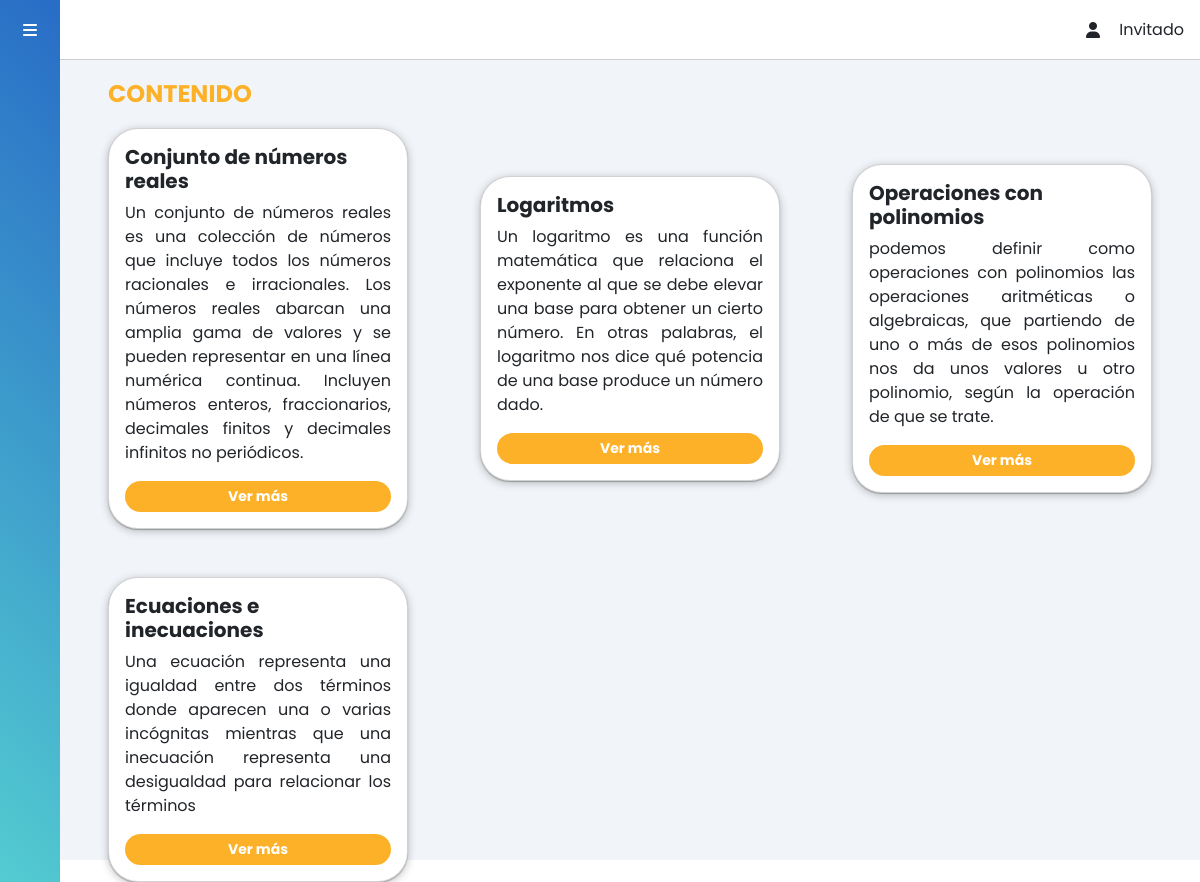
Before: /contenido_alumno/ with the older database file.
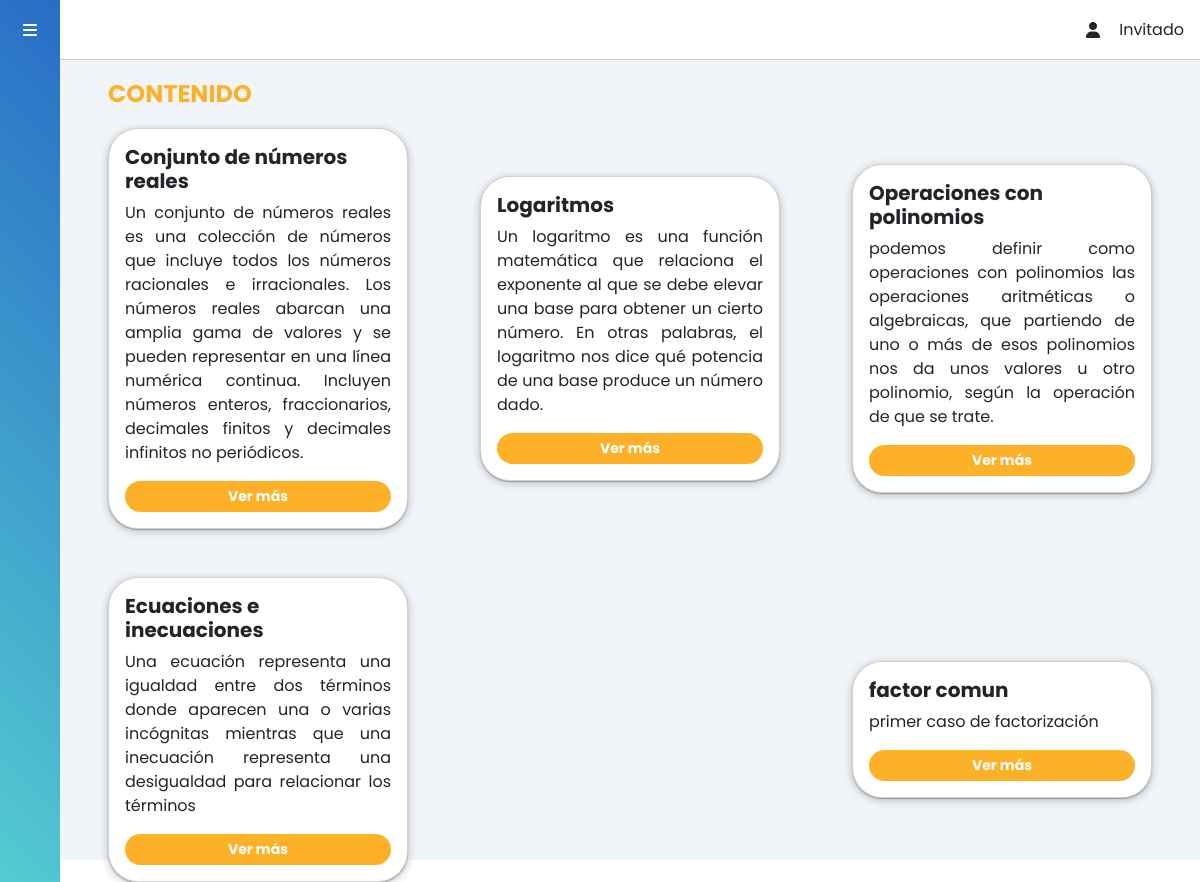
After: the same page with the newer database file.
### tasks/models.py (models this page shows, shortened)
class Contenido(models.Model):
    nombre = models.CharField(max_length=100)
    descripcion= models.TextField(blank=True)
    unidad = models.ForeignKey(Unidad, on_delete=models.CASCADE)

### tasks/views.py (the view)
# urls.py: path('contenido_alumno/', views.vwContenidoAlumno, name='contenido_alu'),
def vwContenidoAlumno(request):
    contenidos = Contenido.objects.select_related('unidad').all()
    context = {
        'contenidos': contenidos
    }
    return render(request, 'contenido_alumno.html', context)

### tasks/context_processors.py (called while the page is built)
def user_email(request):
    user = request.user
    if user.is_authenticated:
        email = user.email
        username = user.username
        first_name = user.first_name
        last_name = user.last_name
    else:
        email = None
        username = None
        first_name = None
        last_name = None
    return {
        'user_email': email,
        'user_username': username,
        'user_first_name': first_name,
        'user_last_name': last_name
    }

### tasks/templates/contenido_alumno.html (shortened to what this page needs)
{% extends 'profile.html' %}
{% load static %}
{% block content %}
<span class="fw-bold fs-4" style="color: #fdb128">CONTENIDO</span>
<div class="d-flex justify-content-between align-items-center gap-5 flex-wrap mt-3">
  {% if contenidos %} {% for contenido in contenidos %}
  <div class="card" style="width: 300px">
    <div class="card-body">
      <h5 class="card-title fw-bold">{{ contenido.nombre }}</h5>
      <p class="card-text" style="text-align: justify">
        {{ contenido.descripcion }}
      </p>
      <form action="{% url 'temas_alu' %}" method="post">
        <button type="submit"
                class="btn btn-sm w-100 rounded-4"
                style="background-color: #fdb128">
          <span class="text-white fw-bold">Ver más</span>
        </button>
      </form>
    </div>
  </div>
  {% endfor %}
  {% endif %}
</div>
{% endblock %}

Changed rows visible on the page:
added Contenido: nombre "factor comun", descripcion "primer caso de factorización"
